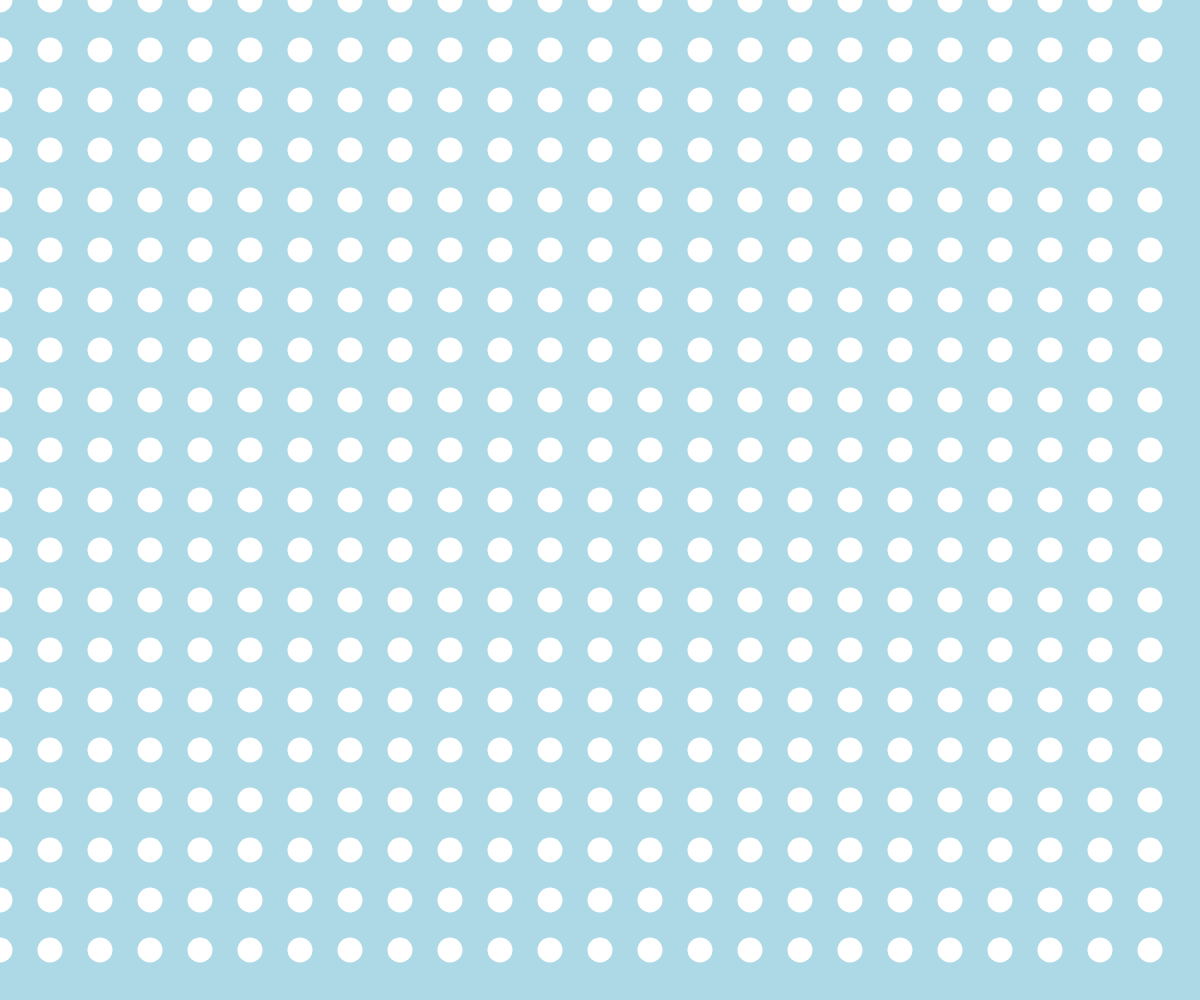
Frame 1 (no input)
Frame 2 (the mouse pressed at the canvas centre, redrawn once): identical to frame 1, image omitted

The p5.js sketch that drew this single still picture (run headless with seeded random() and noise() and a simulated clock; the mouse was pressed at the canvas centre and the sketch redrawn once):

// p5.js sketch
// ── sketch.js
"use strict"

function setup(){
	createCanvas(windowWidth, windowHeight);
	noLoop();
}

function draw(){
	background("lightblue");

	//==========
	// 縦縞

	fill("white");
	noStroke();

	// 5回繰り返す処理(外側)
	// for(let r=0; r<5; r++){
	// 	// 5回繰り返す処理(内側)
	// 	for(let c=0; c<5; c++){
	// 		let x = c * 50;
	// 		let y = r * 50;
	// 		circle(x, y, 25);
	// 	}
	// }

	let pad = 50;// 水玉の間隔
	let d   = 25;// 水玉の大きさ

	let rows = height / pad;// 縦に何回繰り返すか
	let cols = width / pad; // 横に何回繰り返すか

	// 5回繰り返す処理(外側)
	for(let r=0; r<rows; r++){
		// 5回繰り返す処理(内側)
		for(let c=0; c<cols; c++){
			let x = c * pad;
			let y = r * pad;
			circle(x, y, d);
		}
	}
}
